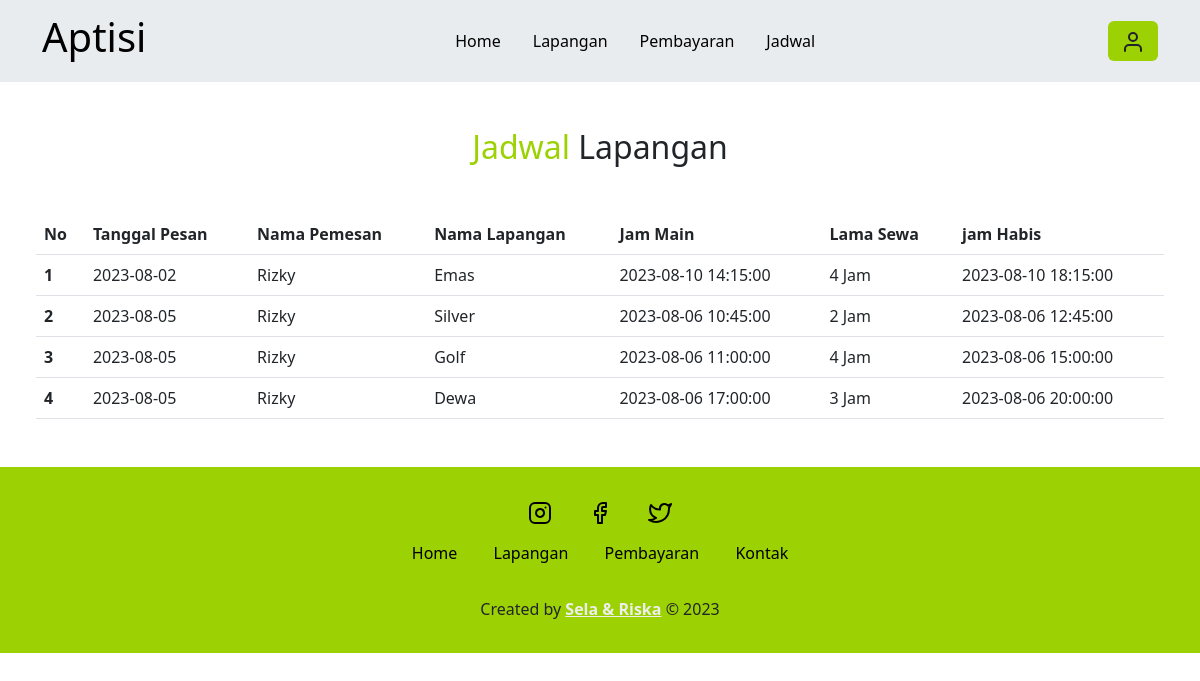
The page /user/lapjadwal.php (signed in) on the database its author committed.
### tables this page shows
CREATE TABLE `sewa` (
  `idsewa` int(11) NOT NULL,
  `iduser` int(11) NOT NULL,
  `idlap` int(11) NOT NULL,
  `tgl_pesan` date NOT NULL DEFAULT current_timestamp(),
  `lama` int(11) NOT NULL,
  `jmulai` datetime NOT NULL,
  `jhabis` datetime NOT NULL,
  `harga` int(11) NOT NULL,
  `tot` int(11) NOT NULL,
  `status` enum('Pending','Lunas','Dibatalkan') NOT NULL
);

CREATE TABLE `user` (
  `id_user` int(11) NOT NULL,
  `email` varchar(50) NOT NULL,
  `password` varchar(32) NOT NULL,
  `hp` varchar(20) NOT NULL,
  `jenis_kelamin` varchar(10) NOT NULL,
  `nama_lengkap` varchar(60) NOT NULL,
  `alamat` text NOT NULL,
  `foto` text NOT NULL
);

CREATE TABLE `lapangan` (
  `idlap` int(11) NOT NULL,
  `nm` varchar(35) NOT NULL,
  `ket` text NOT NULL,
  `harga` int(11) NOT NULL,
  `foto` text NOT NULL
);

### functions.php (called while the page is built, shortened)
<?php
$conn = mysqli_connect("localhost", "root", "", "db_aptisi");
function query($query)
{
  global $conn;
  $result = mysqli_query($conn, $query);
  $rows = [];
  while ($row = mysqli_fetch_assoc($result)) {
    $rows[] = $row;
  }
  return $rows;
}

### user/lapjadwal.php (the view, shortened to what this page needs)
<?php
require "../functions.php";
$id_user = $_SESSION["id_user"];
$sewa = query("SELECT sewa.*, lapangan.nm, user.nama_lengkap
FROM sewa
JOIN lapangan ON sewa.idlap = lapangan.idlap
LEFT JOIN user ON sewa.iduser = user.id_user
WHERE user.id_user = '$id_user'
");
?>
<!doctype html>
<html lang="en">
<head>
  <link rel="stylesheet" href="../style.css">
  <link href="https://cdn.jsdelivr.net/npm/bootstrap@5.3.0-alpha3/dist/css/bootstrap.min.css" rel="stylesheet">
</head>
<body>
<div class="container ">
    <nav class="navbar fixed-top bg-body-secondary navbar-expand-lg">
      <div class="container">
        <a class="navbar-brand" href="#">
          <h1>Aptisi</h1>
        </a>
        <div class="collapse navbar-collapse" id="navbarSupportedContent">
          <ul class="navbar-nav mx-auto mb-2 mb-lg-0">
            <li class="nav-item ">
              <a class="nav-link active" aria-current="page" href="../index.php">Home</a>
            </li>
            <li class="nav-item">
              <a class="nav-link active" aria-current="page" href="lapangan.php">Lapangan</a>
            </li>
            <li class="nav-item">
              <a class="nav-link active" aria-current="page" href="bayar.php">Pembayaran</a>
            </li>
            <li class="nav-item">
              <a class="nav-link active" aria-current="page" href="lapjadwal.php">Jadwal</a>
            </li>
          </ul>
          <?php
          if (isset($_SESSION['id_user'])) {
            echo '<a href="" data-bs-toggle="modal" data-bs-target="#profilModal" class="btn btn-inti"><i data-feather="user"></i></a>';
          } else {
            echo '<a href="login.php" class="btn btn-inti" type="submit">Login</a>';
          }
          ?>
        </div>
      </div>
    </nav>
  </div>
  <section class="lapangan mb-5" id="lapangan">
    <div class="container-fluid">
      <h2 class="text-head"><span>Jadwal</span> Lapangan </h2>
      <form action="" method="post" class="px-4">
                    <table class="table table-hover mt-3">
                    <thead class="table-inti">
                        <tr>
                        <th scope="col">No</th>
                        <th scope="col">Tanggal Pesan</th>
                        <th scope="col">Nama Pemesan</th>
                        <th scope="col">Nama Lapangan</th>
                        <th scope="col">Jam Main</th>
                        <th scope="col">Lama Sewa</th>
                        <th scope="col">jam Habis</th>
                        </tr>
                    </thead>
                    <tbody>
                        <?php $i = 1; ?>
                        <?php foreach ($sewa as $row) : ?>
                        <tr>
                            <th scope="row"><?= $i++; ?></th>
                            <td><?= $row["tgl_pesan"] ?></td>
                            <td><?= $row["nama_lengkap"] ?></td>
                            <td><?= $row["nm"] ?></td>
                            <td><?= $row["jmulai"] ?></td>
                            <td><?= $row["lama"] ?> Jam</td>
                            <td><?= $row["jhabis"] ?></td>
                        </tr>
                        <?php endforeach; ?>
                    </tbody>
                    </table>
                </form>
    </div>
  </section>
  <footer class="py-3">
    <div class="social">
      <a href="#"><i data-feather="instagram"></i></a>
      <a href="#"><i data-feather="facebook"></i></a>
      <a href="#"><i data-feather="twitter"></i></a>
    </div>
    <div class="links">
      <a href="#home">Home</a>
      <a href="#about">Lapangan</a>
      <a href="#menu">Pembayaran</a>
      <a href="#contact">Kontak</a>
    </div>
    <div class="credit">
      <p>Created by <a href="#">Sela & Riska</a> &copy; 2023</p>
    </div>
  </footer>
</body>
</html>

### style.css (style rules this page uses)
:root { --primary: #9cd203; --hover: #79a300; --bg: #eeeeee; }
.table-inti { background-color: var(--primary); }
.text-head { margin-top: 8rem; }
.btn-inti { background-color: var(--primary) !important; }
.nav-item { margin: 3px !important; padding: 5px; }
.about h2, .pembayaran h2, .contact h2, .lapangan h2 { text-align: center; font-size: 2rem; margin-bottom: 3rem; }
.about h2 span, .pembayaran h2 span, .contact h2 span, .lapangan h2 span { color: var(--primary); }
footer { background-color: var(--primary); text-align: center; margin-top: 3rem; padding-bottom: 3rem; }
footer .social { padding: 1rem 0; }
footer .social a { color: black; margin: 1rem; }
footer .links { margin-bottom: 2rem; }
footer .links a { color: black; padding: 0.7rem 1rem; text-decoration: none; }
footer .credit a { color: var(--bg); font-weight: 700; }

### rows shown on the page
sewa: tgl_pesan "2023-08-02", iduser.nama_lengkap "Rizky", idlap.nm "Emas", jmulai "2023-08-10 14:15:00", lama "4", jhabis "2023-08-10 18:15:00"
sewa: tgl_pesan "2023-08-05", iduser.nama_lengkap "Rizky", idlap.nm "Silver", jmulai "2023-08-06 10:45:00", lama "2", jhabis "2023-08-06 12:45:00"
sewa: tgl_pesan "2023-08-05", iduser.nama_lengkap "Rizky", idlap.nm "Golf", jmulai "2023-08-06 11:00:00", lama "4", jhabis "2023-08-06 15:00:00"
sewa: tgl_pesan "2023-08-05", iduser.nama_lengkap "Rizky", idlap.nm "Dewa", jmulai "2023-08-06 17:00:00", lama "3", jhabis "2023-08-06 20:00:00"
